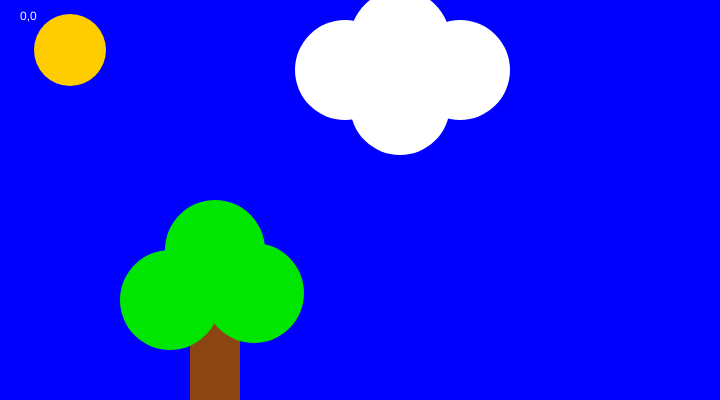
Frame 1 (no input)
Frame 60 (no input): identical to frame 1, image omitted
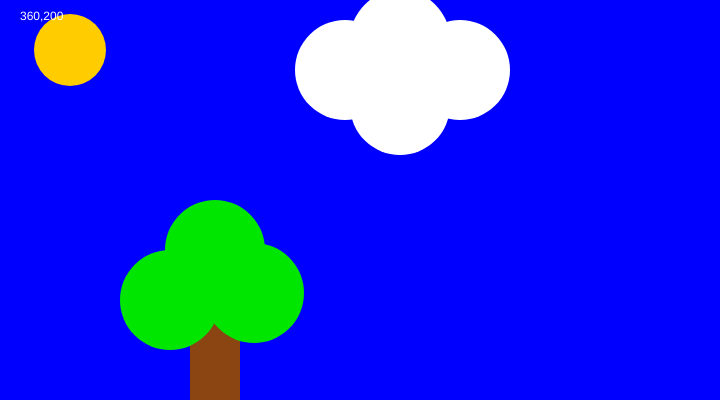
Frame 120 (the mouse pressed at the canvas centre since frame 60)

The p5.js sketch that drew these frames (run headless with seeded random() and noise() and a simulated clock; from frame 60 on, the mouse is pressed at the canvas centre):

// p5.js sketch
// ── sketch.js
function setup() {
  // Sets the screen to be 720 pixels wide and 400 pixels high
  createCanvas(720, 400); // size of the canvas and always starts at setup
  background(0, 0, 255); // 1 number is gray scale, 0-255, hexcode works too (rgb), hexadecible works too ('#numbers')
  noStroke(); // means no line around shapes

    //sun
  fill(255, 204, 0);
  ellipse(70, 50, 72, 72);

  //cloud
  fill(0, 0, 0);
  ellipse(300, 50, 72, 72);
  ellipse(400, 50, 100, 100);
}


  function draw() {
  background(0, 0, 255); // 1 number is gray scale, 0-255, hexcode works too (rgb), hexadecible works too ('#numbers')
  noStroke(); // means no line around shapes

    //sun
  fill(255, 204, 0);
  ellipse(70, 50, 72, 72);

  //cloud
  fill (255,255,255)
;
  ellipse(345, 70, 100, 100);
  ellipse(400, 40, 100, 100);
  ellipse(400, 105, 100, 100);
  ellipse(460, 70, 100, 100);

  // tree
  fill(139,69,19);
  rect(190, 310, 50, 100);

  //leaves
  fill(0, 230, 0);
  ellipse(170, 300, 100, 100);
  ellipse(215, 250, 100, 100);
  ellipse(254, 293, 100, 100);



  fill(255);
  text(mouseX + "," + mouseY, 20, 20);

  }

  function mouseReleased() {
      console.log(mouseX + "," + mouseY);

  }




  // fill(204);// fills color for triangle, if you have a fill command everything below it will be filled with that color. for the shapes below it
  // triangle(18, 18, 18, 360, 81, 360); // 0,0 is top left corner
  //
  // fill(0, 230, 0);
  // rect(0, 0, 100, 200);
  //
  // fill(204);
  // quad(189, 18, 216, 18, 216, 360, 144, 360);
  //
  // fill(255);
  // ellipse(252, 144, 72, 72);
  //
  // fill(204);
  // triangle(288, 18, 351, 360, 288, 360);
  //
  // fill(255);
  // arc(479, 300, 280, 280, PI, TWO_PI);
  //control and / for comment mult lines out
